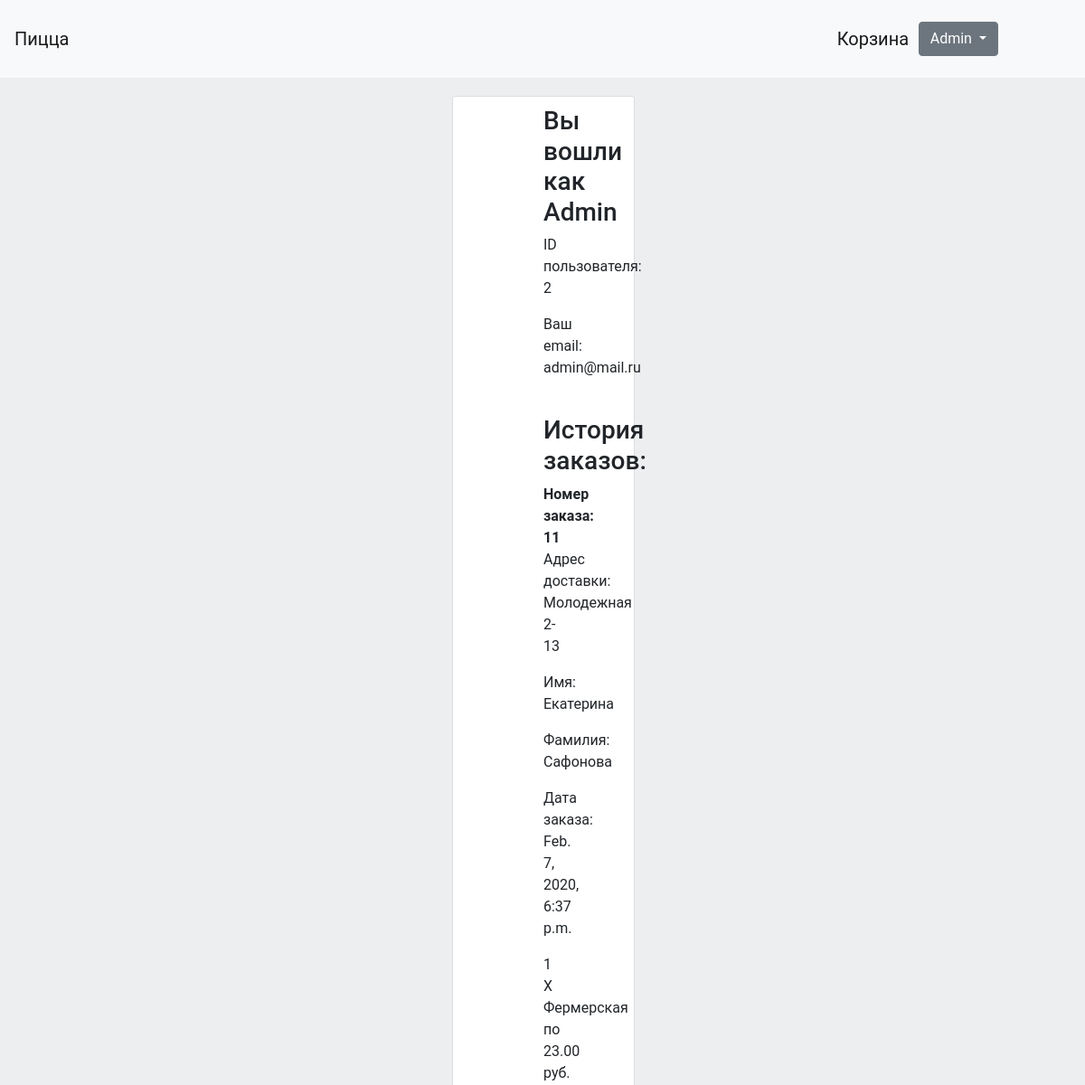
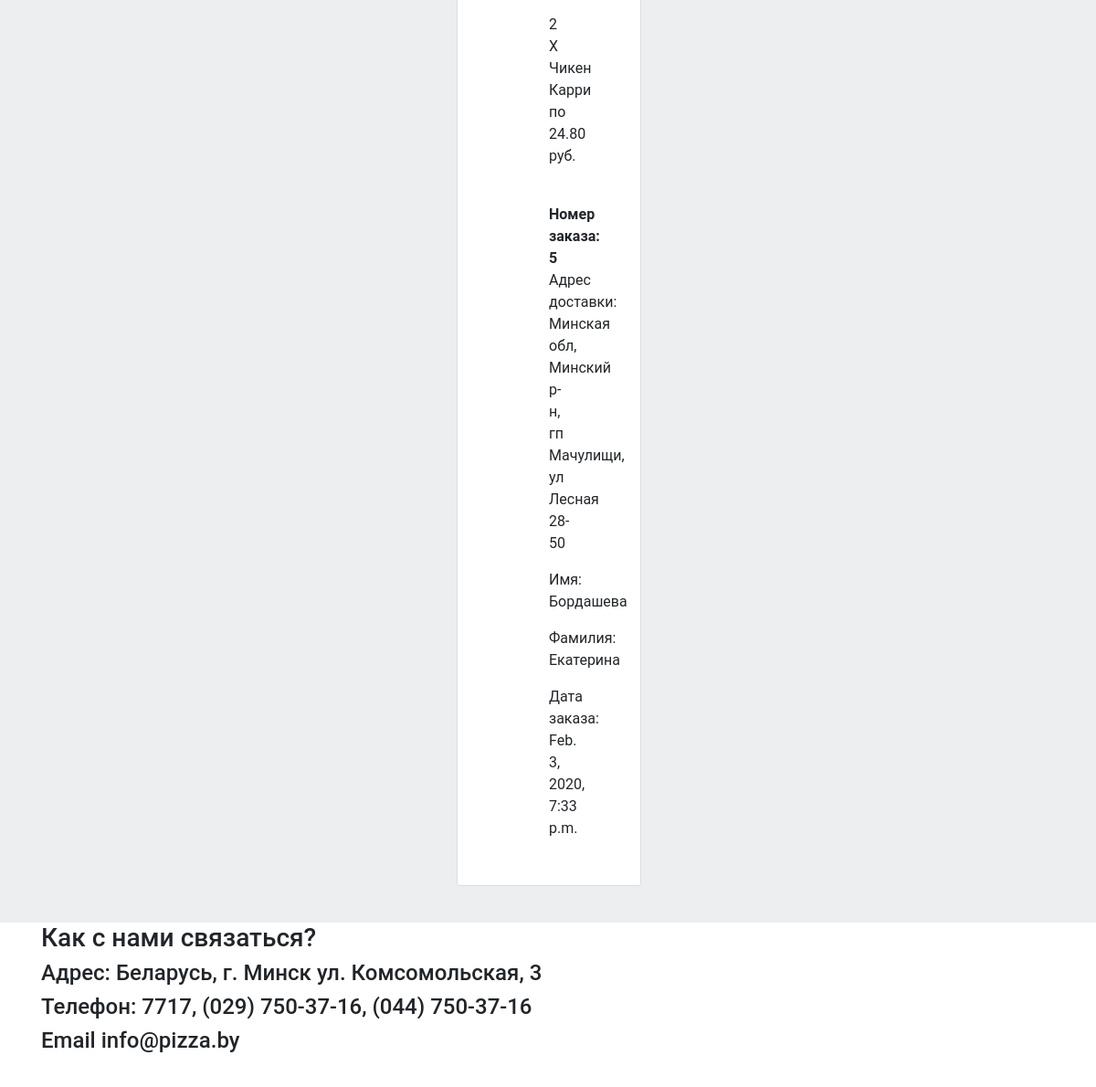
Page /1 (signed in) on the committed database (2 pictures, top to bottom).
### orders/models.py (models this page shows, shortened)
class Order(models.Model):
    first_name = models.CharField(max_length=50, default=None)
    last_name = models.CharField(max_length=50)
    email = models.EmailField()
    address = models.CharField(max_length=250)
    number = models.CharField(max_length=100)
    created = models.DateTimeField(auto_now_add=True)
    updated = models.DateTimeField(auto_now=True)
    paid = models.BooleanField(default=False)
    user = models.ForeignKey(User, on_delete=models.CASCADE)
    class Meta:
        ordering = ('-created',)
        verbose_name = 'Order'
        verbose_name_plural = 'Orders'

class ItemInOrder(models.Model):
    order = models.ForeignKey(Order, related_name='items', on_delete=models.CASCADE)
    product = models.ForeignKey(PizzaProduct, related_name='order_items', on_delete=models.CASCADE)
    price = models.DecimalField(max_digits=10, decimal_places=2)
    quantity = models.PositiveIntegerField(default=1)

### pizza_products/models.py (models this page shows, shortened)
class PizzaProduct(models.Model):
    name = models.CharField(max_length=150, blank=True, null=True, default=None)
    description = models.TextField(blank=True, null=True, default=None)
    price = models.DecimalField(max_digits=10, decimal_places=2, default=0)
    image = models.ImageField(upload_to='pizzas_images/', default="default image")
    class Meta:
        verbose_name = "Pizza"
        verbose_name_plural = "Pizzas"

### users/views.py (the view)
# urls.py: url(r"^(?P<user_id>[-\w]+)$", views.account, name="account"),
@login_required
def account(request, user_id):
    user = get_object_or_404(User, pk=user_id)
    my_orders = Order.objects.filter(user=user)
    orders_info = Order.objects.all()
    order_items = ItemInOrder.objects.all()
    return render(request, "users/account.html",
                  {"my_orders": my_orders, "order_items": order_items, "orders_info": orders_info})

### users/templates/users/account.html (shortened to what this page needs)
{% extends "base.html" %}
{% load static %}
{% block content %}
  <section>
    <div class="content-section">
      <h3 class="single-blog-post">Вы вошли как {{ user.username }}</h3>
        <p>ID пользователя: {{ user.id }}</p>
        <p>Ваш email: {{ user.email }}</p>
            <br>
      <h3 class="single-blog-post">История заказов:</h3>
      {% for order in my_orders %}
        <strong>Номер заказа: {{ order.id }}</strong>
          {% for info in orders_info %}
                {% if order.id == info.id %}
                    <p>Адрес доставки: {{ info.address }}</p>
                    <p>Имя: {{ info.first_name }}</p>
                    <p>Фамилия: {{ info.last_name }}</p>
                    <p>Дата заказа: {{ info.created }}</p>
                {% endif %}
            {% endfor %}
        {% for item in order_items %}
          {% if order.id == item.order.id %}
           <p>{{ item.quantity }} X {{ item.product.name }} по {{ item.product.price }} руб.</p>
          {% endif %}
        {% endfor %}
            <br>
      {% endfor %}
      </div>
  </section>
{% endblock content %}

### templates/navbar.html (shortened to what this page needs)
<nav class="navbar navbar-expand-lg navbar-light bg-light">
  <a class="navbar-brand" href="{% url "home" %}">Пицца</a>
  <div class="collapse navbar-collapse" id="navbarSupportedContent">
      <div class="basket-container">
        <a class="navbar-brand" href="{% url "cart:cart_detail" %}">Корзина</a>
     </div>
<div class="btn-group" role="group" aria-label="Button group with nested dropdown">
  <div class="btn-group" role="group">
       {% if user.is_authenticated %}
    <button id="btnGroupDrop1" type="button" class="btn btn-secondary dropdown-toggle" data-toggle="dropdown" aria-haspopup="true" aria-expanded="false">
      {{ user.username }}
    </button>
       {% else %}
       <a class="nav-item nav-link" href="{% url 'login' %}">Войти</a>
                  <a class="nav-item nav-link" href="{% url 'register' %}">Зарегистрироваться</a>
              {% endif %}
  </div>
</div>
</div>
</nav>

### static/style.css (style rules this page uses)
html, body { height: 100%; max-height: 100%; font-family: 'Roboto', sans-serif; background-color: #edeef0; }
.navbar { margin-bottom: 0; }
.basket-container { position: relative; width: 100px; padding: 15px 10px; }
.content-section { background: #ffffff; padding: 10px 100px; border: 1px solid #dddddd; border-radius: 3px; margin: 20px 500px; }
.btn-group { margin-right: 40px; }

### rows in the picture
Order: id "11", address "Молодежная 2-13", first_name "Екатерина", last_name "Сафонова", created "Feb. 7, 2020, 6:37 p.m."
ItemInOrder: quantity "1", product.name "Фермерская", product.price "23.00"
ItemInOrder: quantity "2", product.name "Чикен Карри", product.price "24.80"
Order: id "5", address "Минская обл, Минский р-н, гп Мачулищи, ул Лесная 28-50", first_name "Бордашева", last_name "Екатерина", created "Feb. 3, 2020, 7:33 p.m."

### other values in the picture
{{ user.username }} "Admin"
{{ user.id }} "2"
{{ user.email }} "admin@mail.ru"
